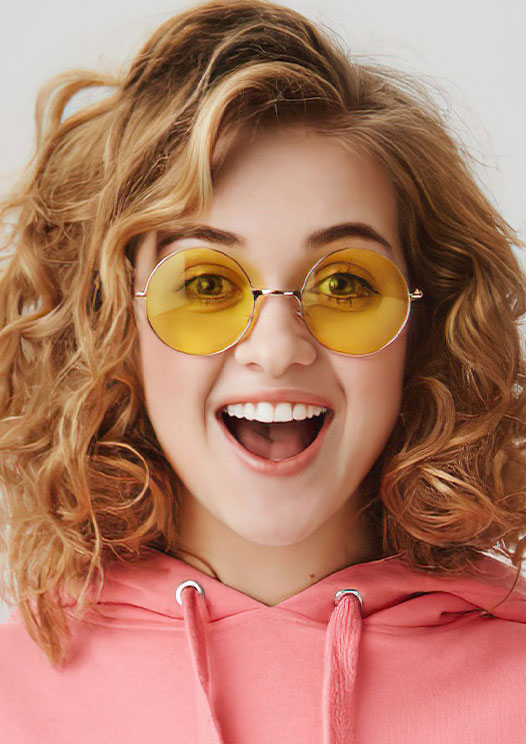
#> input picture image1.jpg, 526 x 744 px
$ jupyter execute catoonizer2.ipynb
#> lines starting #> are read from the running program, lines starting #| are printed output that depends on the picture; after the words box and inside, x2 and y2 are one past the last pixel; in counts of white or black regions, pixels touching at a corner belong together
Import required libraries

[cell 1]
import cv2
import numpy as np
import matplotlib.pyplot as plt

Load Image (Reading image file and displaying)

[cell 2]
def read_file(filename):
#> called with filename = 'image1.jpg'
    img = cv2.imread(filename)
#> img is the input picture: shape (744, 526, 3); mean B, G, R 101.6, 123.5, 176
    img = cv2.cvtColor(img, cv2.COLOR_BGR2RGB)
    plt.imshow(img)
    plt.show()
    return img

Calling read_image() to read image file and display

[cell 3]
filename ="image1.jpg"
img = read_file(filename)

original_img = np.copy(img)

Generating Edge Mask of the image (to identify edges of the image and highlight them)

[cell 4]
def edge_mask(img, line_size, blur_value):
    """Here we scale the input image and obtain its edge mask"""
#> called with line_size = 7, blur_value = 7

    gray_img = cv2.cvtColor(img, cv2.COLOR_BGR2GRAY)
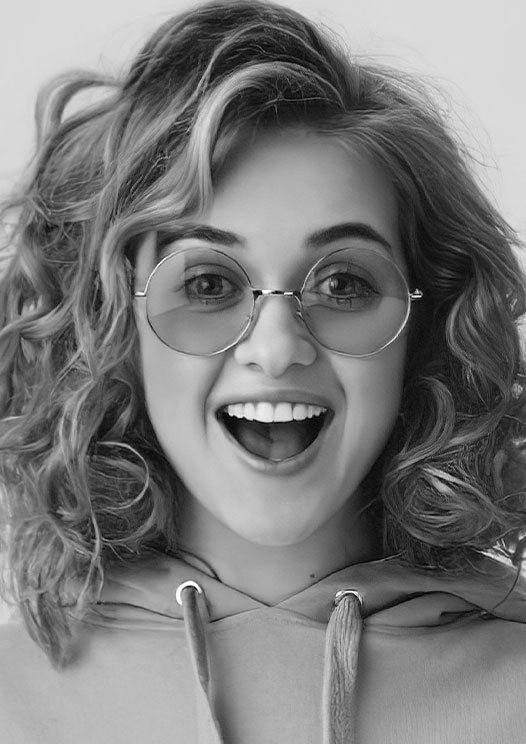
#> gray_img: shape (744, 526); min 1, max 255, mean 123

    # medaianBlur(source, dest, kernel size)
    gray_blur = cv2.medianBlur(gray_img, blur_value)

    # adaptiveThreshold(src,dst,maxValue,adaptiveMethod,thresholdType, blockSize, C)
    # adaptive methods : ADAPTIVE_THRESH_MEAN_C & ADAPTIVE_THRESH_GAUSSIAN_C
    # threshold type: variable of integer type representing the type of threshold to be used
    edges = cv2.adaptiveThreshold(gray_blur,255,cv2.ADAPTIVE_THRESH_MEAN_C,
                                  cv2.THRESH_BINARY, line_size, blur_value)
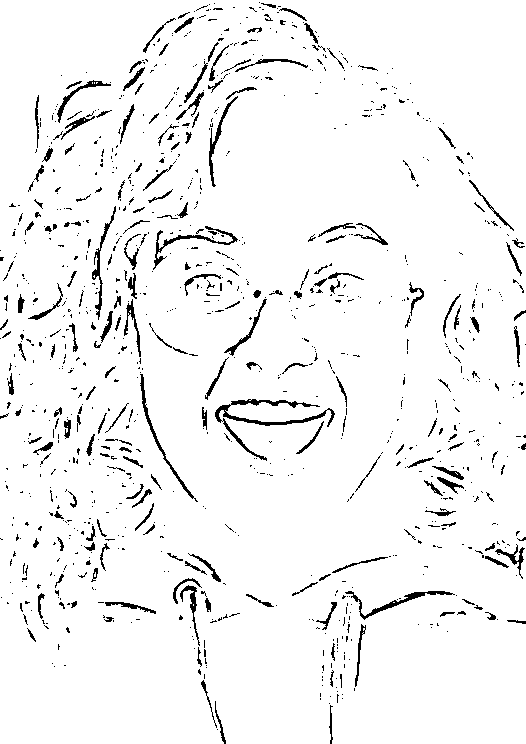
#> edges: shape (744, 526); 95.3% white; black in thin lines or dots

    return edges

[cell 5]
plt.imshow(img)
plt.show()

[cell 6]
# We generate an array representing the edge mask of the image
edge_mask(img, line_size=7, blur_value=7)

[cell 7]
# to display the matrix in the form of an image
# modified as per my convenience
edges = edge_mask(img, line_size=5, blur_value=3)
#> call 2 of edge_mask, with line_size = 5, blur_value = 3
#> in edge_mask (call 2), `edges = cv2.adaptiveThreshold(gray_blur,255,cv2.ADAPTIVE_THRESH_MEAN_C..`:
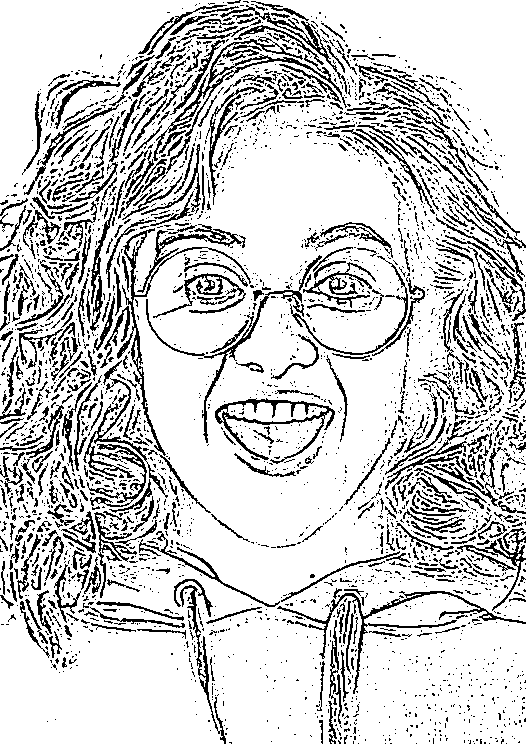
#> edges: shape (744, 526); 81.1% white; black in thin lines or dots
plt.imshow(edges, cmap='gray')
plt.show()

[cell 8]
plt.imshow(img)
plt.show()

Reducing the Color Palette (Reducing the number of colors using Color Quantization)

[cell 9]
def color_quantization (img, k):
    """
        Color Quantization is the process of reducing the number of colors in an image while preserving its visual appearance.
        'K' value indicate the number of colors in the input image 'img'
    """
#> called with k = 8
    # Transform the image into 1D array of 32bit floating point numbers, then reshape it into 2D array
    data = np.float32(img).reshape((-1, 3))
    # np.float32() provides advantages in terms of memory usage, computation speed, and consistency across platforms compared to Python float
    # reshape((-1,3)), here -1 indicate size of that dimension should be automatically calculated based on size of input array & other specified dimension(3 here).
    # resultant data can be used as input to color quantization algorithm, to group similar colors and reduce no. of distinct colors

    # Determine criteria for termination of iterative algorithms
    # We use a combination of two criteria: max no. of iterations & min. change in parameters being optimized
    criteria = (cv2.TERM_CRITERIA_EPS + cv2.TERM_CRITERIA_MAX_ITER, 20, 0.001)
    # cv2.TERM_CRITERIA_EPS - specifies that alorithm should stop iterating if the specified accuracy or tolerance is achieved
    # cv2.TERM_CRITERIA_MAX_ITER - specifies that algorithm should stop iterating if max. no. of iterations reached

    # Implementing K-Means clustering algorithm
    # K-means clustering algorithm works by randomly selecting k data points as initial centroids, where k is the number of clusters to be created.
    # the algorithm iteratively assigns each data point to the nearest centroid, computes the mean of the data points assigned to each centroid, and updates the centroid position.
    # This process continues until convergence is achieved
    # The quality of the clustering results can be highly dependent on the initial centroid positions, and the algorithm may converge to suboptimal solutions if the initial centroids are not well-chosen.

    ret, label, center = cv2.kmeans(data, k, None, criteria, 10, cv2.KMEANS_RANDOM_CENTERS)
#> ret = 223551137.6; center = [[235.1, 172.5, 165.5], [218.7, 215.1, 210.5], [200.1, 157.4, 118.6], [182.8, 120, 78.47], [153.1, 86.86, 53.42], [225.2, 120.3, 119.2], [60.7, 32.15, 18.93], [111.7, 59.49, 34.64]]
    center = np.uint8(center)
#> center = [[235, 172, 165], [218, 215, 210], [200, 157, 118], [182, 119, 78], [153, 86, 53], [225, 120, 119], [60, 32, 18], [111, 59, 34]]
    result = center[label.flatten()]
    result = result.reshape(img.shape)
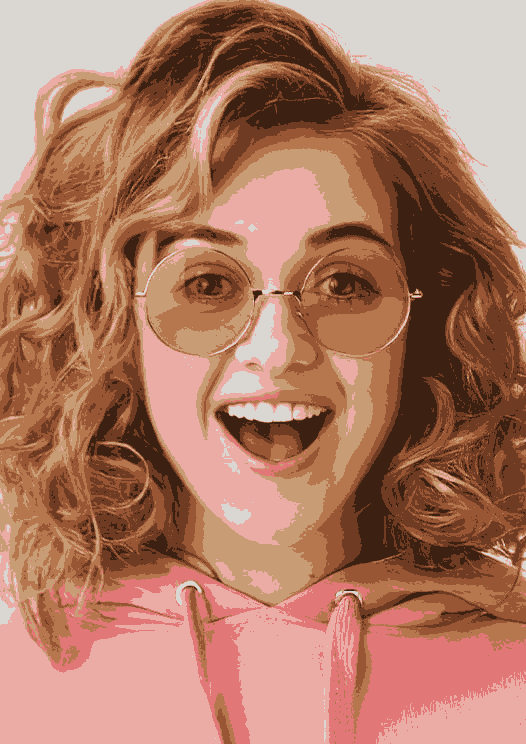
#> result: shape (744, 526, 3); mean R, G, B 175.5, 123, 101.1
    return result

[cell 10]
img = color_quantization(img, k=8)
plt.imshow(img)
plt.show()

[cell 11]
# Reduce the noise
# modified as per my convenience
blurred = cv2.bilateralFilter(img, d=3, sigmaColor=250,sigmaSpace=250)
plt.imshow(blurred)
plt.show()

Combine Edge Mask with Quantized Image

[cell 12]
def cartoonize(blurred):

    cartoon = cv2.bitwise_and(blurred, blurred, mask=edges)
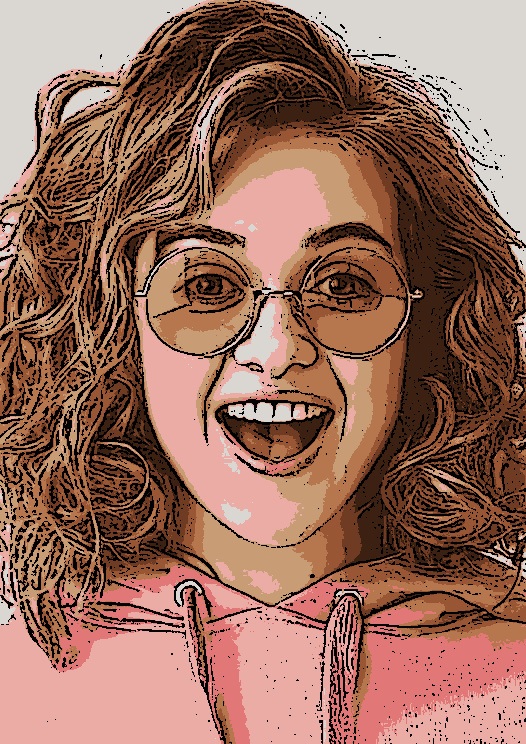
#> cartoon: shape (744, 526, 3); mean R, G, B 149.8, 107.5, 90.6
    plt.imshow(cartoon)
    plt.show()

    plt.imshow(original_img)
    plt.show()

$ run again, with image2.jpg copied over image1.jpg
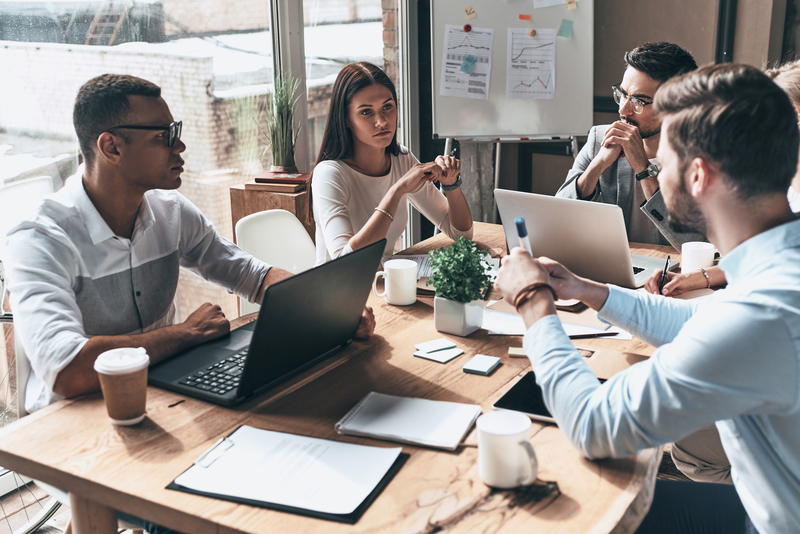
#> input picture image2.jpg, 800 x 534 px
#> in read_file, img is the input picture: shape (534, 800, 3); mean B, G, R 142.8, 145.8, 151
#> edges: shape (534, 800); 89% white; 1041 black regions (743 under 20 px), largest, box (x1, y1, x2, y2) and area: (166, 451, 410, 525) 1892, (215, 412, 483, 455) 1475, (230, 100, 391, 243) 1460
#> in edge_mask (call 2), `edges = cv2.adaptiveThreshold(gray_blur,255,cv2.ADAPTIVE_THRESH_MEAN_C..`:
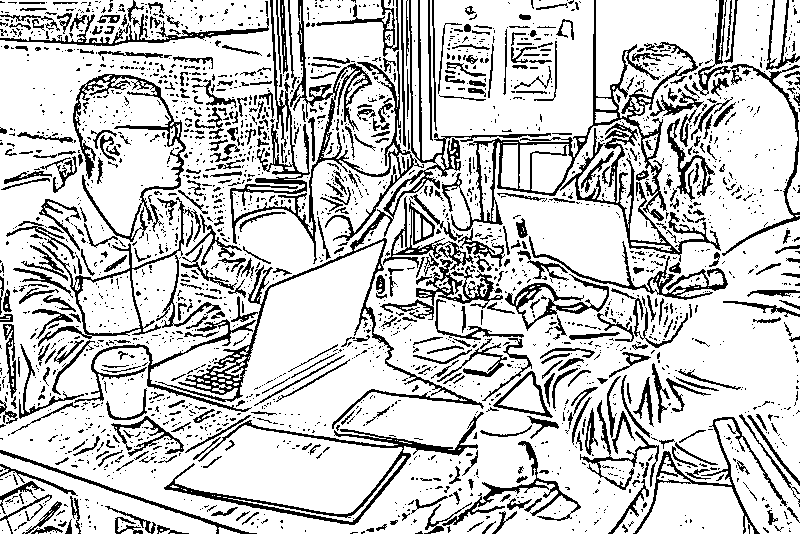
#> edges: shape (534, 800); 79% white; black in thin lines or dots
#> in color_quantization, `ret, label, center = cv2.kmeans(data, k, None, criteria, 10, cv2.KMEAN..`: ret = 198156272.9; center = [[32.09, 40.61, 43.49], [162.6, 156.7, 153.6], [78.54, 69.59, 65.98], [235.5, 237.8, 240.6], [111.9, 96.78, 91.38], [134.6, 125.2, 122.2], [190.3, 184.7, 180], [226.4, 214.8, 203]]
#> in color_quantization, `center = np.uint8(center)`: center = [[32, 40, 43], [162, 156, 153], [78, 69, 65], [235, 237, 240], [111, 96, 91], [134, 125, 122], [190, 184, 179], [226, 214, 202]]
#> in cartoonize, `cartoon = cv2.bitwise_and(blurred, blurred, mask=edges)`:
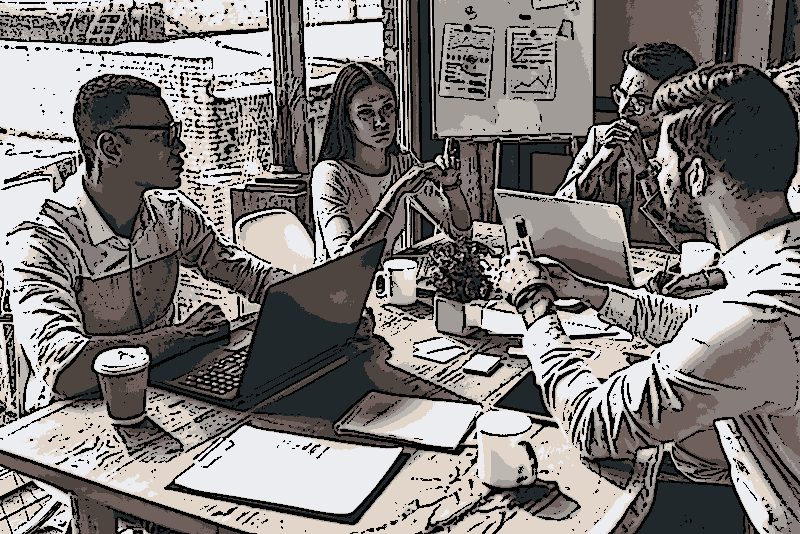
#> cartoon: shape (534, 800, 3); mean R, G, B 125.7, 121.7, 119.3

$ run again, with image4.jpg copied over image1.jpg
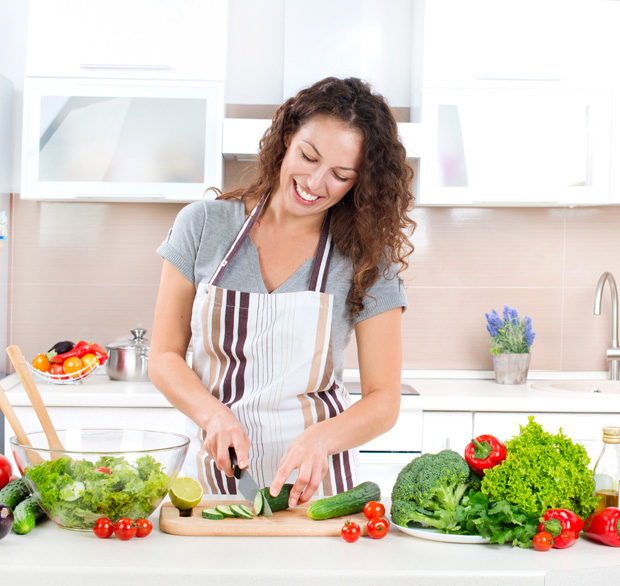
#> input picture image4.jpg, 620 x 586 px
#> in read_file, img is the input picture: shape (586, 620, 3); mean B, G, R 191.9, 204.8, 214.7
#> edges: shape (586, 620); 92.6% white; 727 black regions (502 under 20 px), largest, box (x1, y1, x2, y2) and area: (159, 508, 389, 543) 915, (212, 218, 253, 375) 778, (223, 290, 236, 412) 729
#> in edge_mask (call 2), `edges = cv2.adaptiveThreshold(gray_blur,255,cv2.ADAPTIVE_THRESH_MEAN_C..`:
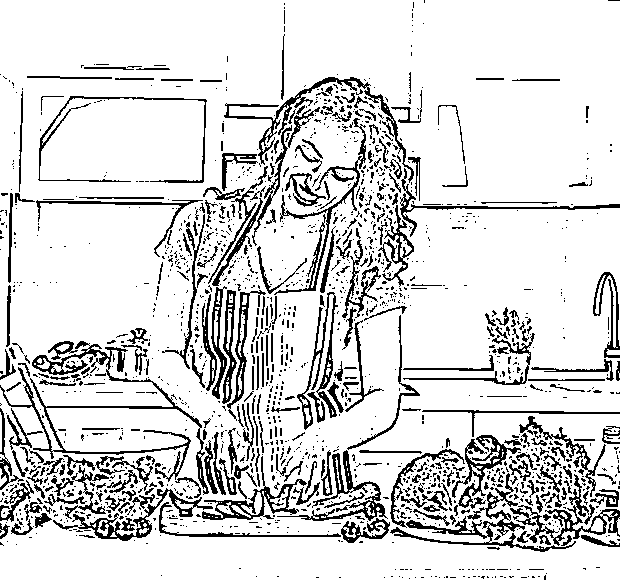
#> edges: shape (586, 620); 85.1% white; black in thin lines or dots
#> in color_quantization, `ret, label, center = cv2.kmeans(data, k, None, criteria, 10, cv2.KMEAN..`: ret = 256940192.3; center = [[144.6, 125.7, 97.02], [226.6, 179.5, 148.6], [70.16, 58.14, 34.96], [246.2, 247.2, 248.1], [134.4, 171.8, 25.49], [174.4, 171.9, 164.1], [225.8, 212, 205.6], [234, 54.62, 29.51]]
#> in color_quantization, `center = np.uint8(center)`: center = [[144, 125, 97], [226, 179, 148], [70, 58, 34], [246, 247, 248], [134, 171, 25], [174, 171, 164], [225, 212, 205], [233, 54, 29]]
#> in cartoonize, `cartoon = cv2.bitwise_and(blurred, blurred, mask=edges)`:
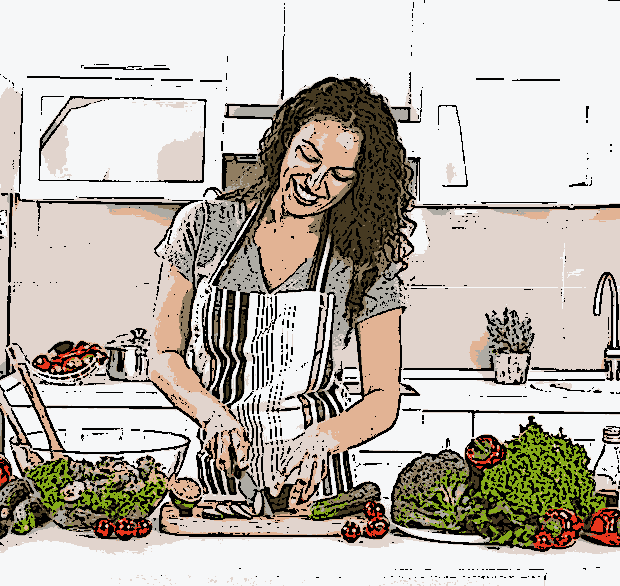
#> cartoon: shape (586, 620, 3); mean R, G, B 190.2, 183.7, 175.3
